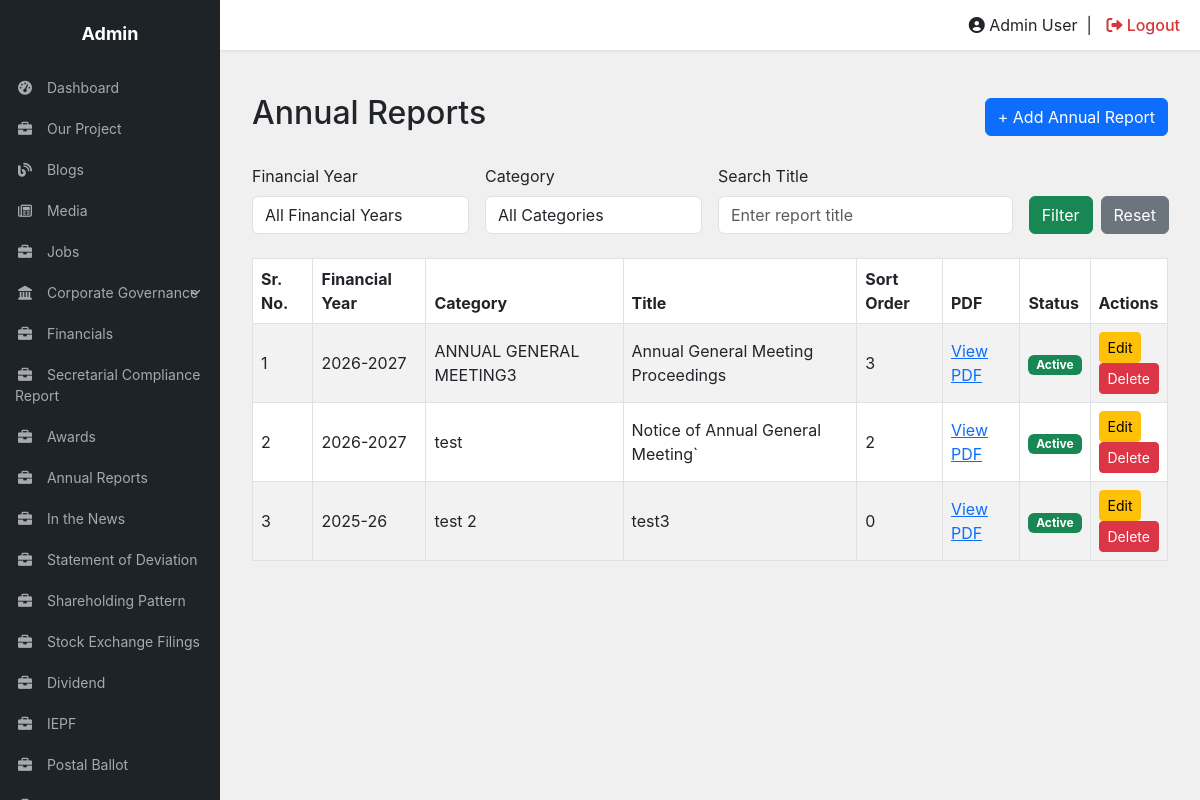
The app's page /crm/annual-reports/index.php with its own data.
### tables this page shows
CREATE TABLE `annual_reports` (
  `id` int(11) NOT NULL,
  `financial_year` varchar(20) NOT NULL,
  `category` varchar(150) NOT NULL,
  `title` varchar(255) NOT NULL,
  `pdf_file` varchar(500) NOT NULL,
  `status` tinyint(1) NOT NULL DEFAULT '1',
  `sort_order` int(11) NOT NULL DEFAULT '0',
  `created_at` timestamp NOT NULL DEFAULT CURRENT_TIMESTAMP
);

### crm/annual-reports/index.php (the view, shortened to what this page needs)
<?php
require_once __DIR__ . '/../../dbc.php';
function h($value) {
    return htmlspecialchars((string)$value, ENT_QUOTES, 'UTF-8');
}
$search = trim($_GET['search'] ?? '');
$sql = "SELECT id, financial_year, category, title, pdf_file, status, sort_order
        FROM annual_reports
        WHERE 1=1";
$sql .= " ORDER BY financial_year DESC, category ASC, sort_order ASC, id DESC";
$stmt = $conn->prepare($sql);
$stmt->execute();
$result = $stmt->get_result();
?>
<?php include __DIR__ . '/../includes/header.php'; ?>
<div class="container-fluid py-4">
    <div class="d-flex justify-content-between align-items-center flex-wrap mb-4">
        <h2>Annual Reports</h2>
        <a href="add.php" class="btn btn-primary">+ Add Annual Report</a>
    </div>
    <form method="GET" class="row g-3 mb-4">
        <div class="col-md-3">
            <label class="form-label">Financial Year</label>
            <select name="financial_year" class="form-control">
                <option value="">All Financial Years</option>
            </select>
        </div>
        <div class="col-md-3">
            <label class="form-label">Category</label>
            <select name="category" class="form-control">
                <option value="">All Categories</option>
            </select>
        </div>
        <div class="col-md-4">
            <label class="form-label">Search Title</label>
            <input type="text" name="search" class="form-control"
                   value="<?= h($search) ?>" placeholder="Enter report title">
        </div>
        <div class="col-md-2 d-flex align-items-end gap-2">
            <button type="submit" class="btn btn-success">Filter</button>
            <a href="index.php" class="btn btn-secondary">Reset</a>
        </div>
    </form>
    <div class="table-responsive">
        <table class="table table-bordered table-striped align-middle">
            <thead>
                <tr>
                    <th>Sr. No.</th>
                    <th>Financial Year</th>
                    <th>Category</th>
                    <th>Title</th>
                    <th>Sort Order</th>
                    <th>PDF</th>
                    <th>Status</th>
                    <th>Actions</th>
                </tr>
            </thead>
            <tbody>
                <?php $sr = 0; ?>
                <?php while ($row = $result->fetch_assoc()): ?>
                    <?php $sr++; ?>
                    <tr>
                        <td><?= $sr ?></td>
                        <td><?= h($row['financial_year']) ?></td>
                        <td><?= h($row['category']) ?></td>
                        <td><?= h($row['title']) ?></td>
                        <td><?= (int)$row['sort_order'] ?></td>
                        <td>
                            <a href="/ajmera/<?= h(ltrim($row['pdf_file'], '/')) ?>"
                               target="_blank" rel="noopener noreferrer">
                                View PDF
                            </a>
                        </td>
                        <td>
                            <?php if ((int)$row['status'] === 1): ?>
                                <span class="badge bg-success">Active</span>
                            <?php else: ?>
                                <span class="badge bg-secondary">Inactive</span>
                            <?php endif; ?>
                        </td>
                        <td class="text-nowrap">
                            <a href="edit.php?id=<?= (int)$row['id'] ?>"
                               class="btn btn-sm btn-warning">Edit</a>
                          <form method="POST" action="delete.php"
      onsubmit="return confirm('Are you sure you want to delete this report?');">
    <button type="submit" class="btn btn-danger btn-sm">Delete</button>
</form>
                        </td>
                    </tr>
                <?php endwhile; ?>
            </tbody>
        </table>
    </div>
</div>
<?php
include __DIR__ . '/../includes/footer.php';
?>

### crm/includes/header.php (style rules this page uses)
body { background-color: #f0f0f1; font-family: -apple-system, BlinkMacSystemFont, "Segoe UI", Roboto, Oxygen-Sans, Ubuntu, Cantarell, "Helvetica Neue", sans-serif; margin: 0; overflow-x: hidden; }

### records on screen
annual_reports: financial_year "2026-2027", category "ANNUAL GENERAL MEETING3", title "Annual General Meeting Proceedings", sort_order "3", status "Active"
annual_reports: financial_year "2026-2027", category "test", title "Notice of Annual General Meeting`", sort_order "2", status "Active"
annual_reports: financial_year "2025-26", category "test 2", title "test3", sort_order "0", status "Active"
